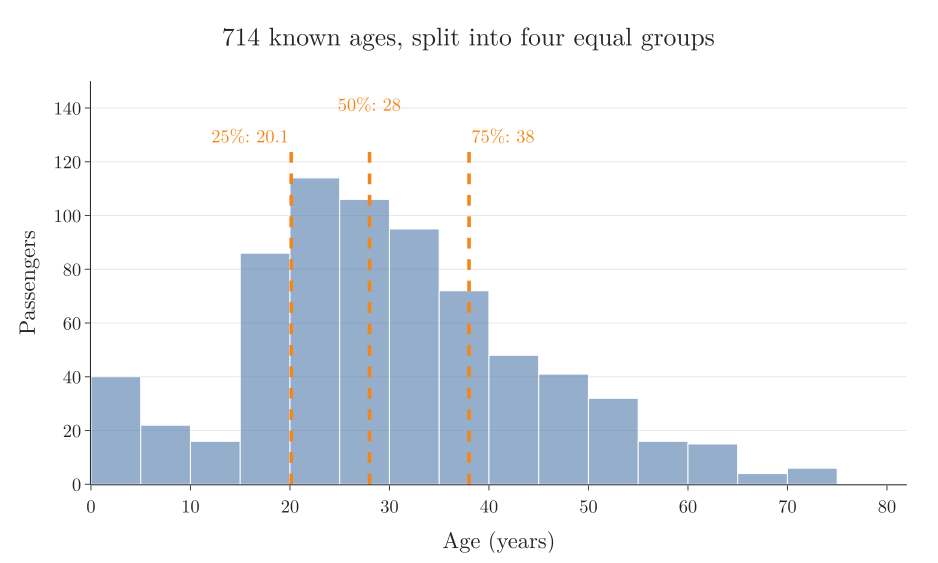

Python code for this plot:
"""Titanic ages: histogram with the 25%, 50% and 75% lines that df.describe() reports."""
from pathlib import Path
import pandas as pd
import plotly.graph_objects as go

here = Path(__file__).parent
age = pd.read_csv(here.parent / "data" / "titanic_train.csv")["Age"].dropna()
q = age.quantile([0.25, 0.5, 0.75])
ORANGE = "#F58518"
fig = go.Figure(go.Histogram(x=age, xbins=dict(start=0, end=85, size=5),
                             marker=dict(color="#4C78A8", opacity=0.6, line=dict(color="white", width=1))))
# one label per line: 25% to the left, 75% to the right, 50% higher up, so they never overlap
for (p, v), anchor, y in zip(q.items(), ("right", "center", "left"), (130, 142, 130)):
    fig.add_scatter(x=[v, v], y=[0, 125], mode="lines", line=dict(color=ORANGE, width=3.5, dash="dash"), showlegend=False)
    fig.add_annotation(x=v, y=y, text=f"{p:.0%}: {v:.1f}".replace(".0", ""), showarrow=False, xanchor=anchor,
                       font=dict(color=ORANGE, size=18))
fig.update_layout(template="simple_white", width=900, height=540, font=dict(family="Latin Modern Roman", size=18),
                  showlegend=False, title=dict(text="714 known ages, split into four equal groups", x=0.5),
                  xaxis=dict(title="Age (years)", range=[0, 86]), yaxis=dict(title="Passengers", range=[0, 150], showgrid=True),
                  margin=dict(l=80, r=20, t=70, b=70))
fig.write_image(here / "age_quartiles.png", scale=2)
fig.write_image(here / "age_quartiles.pdf")
